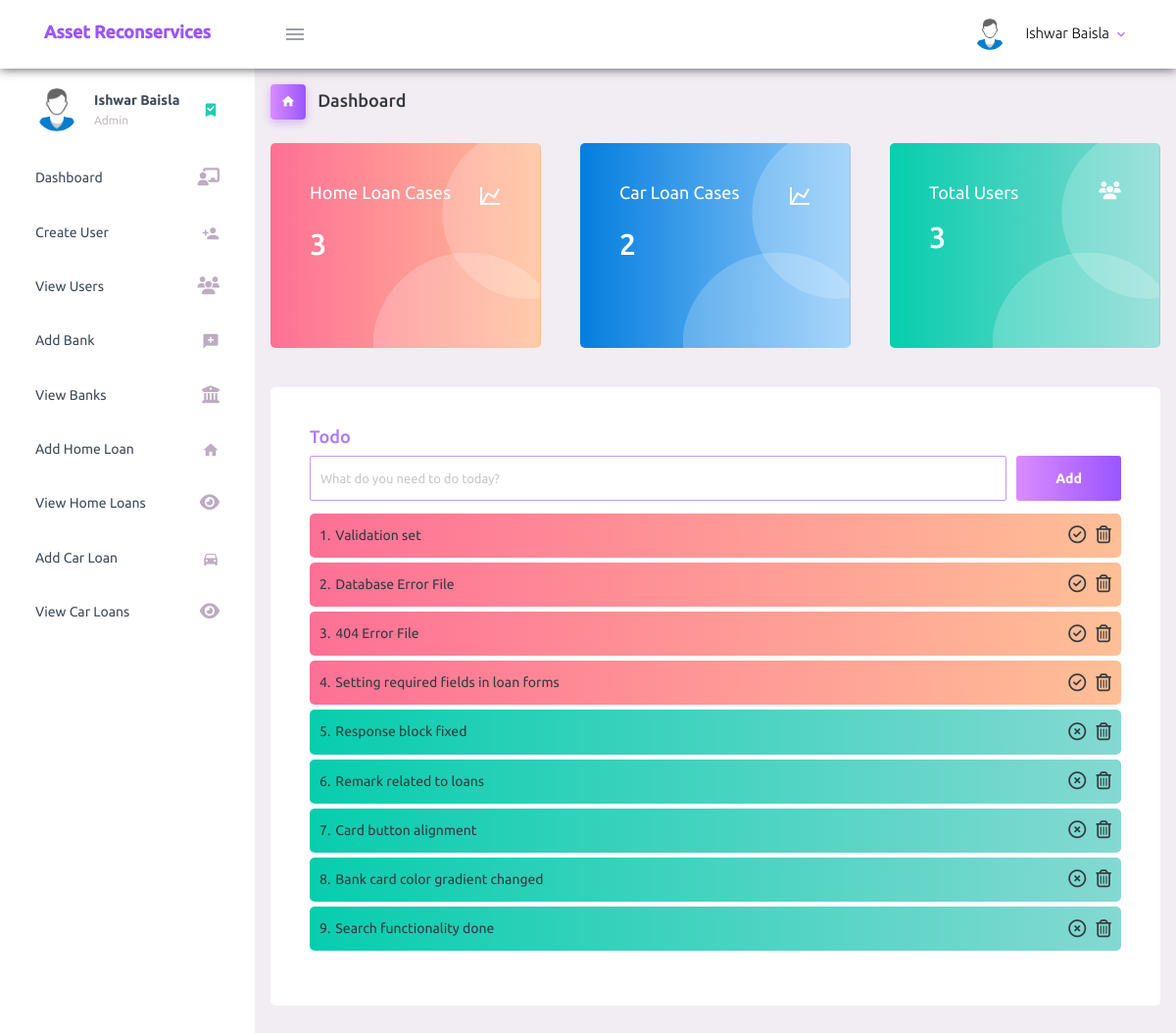
The page / (signed in) on the database as committed earlier.
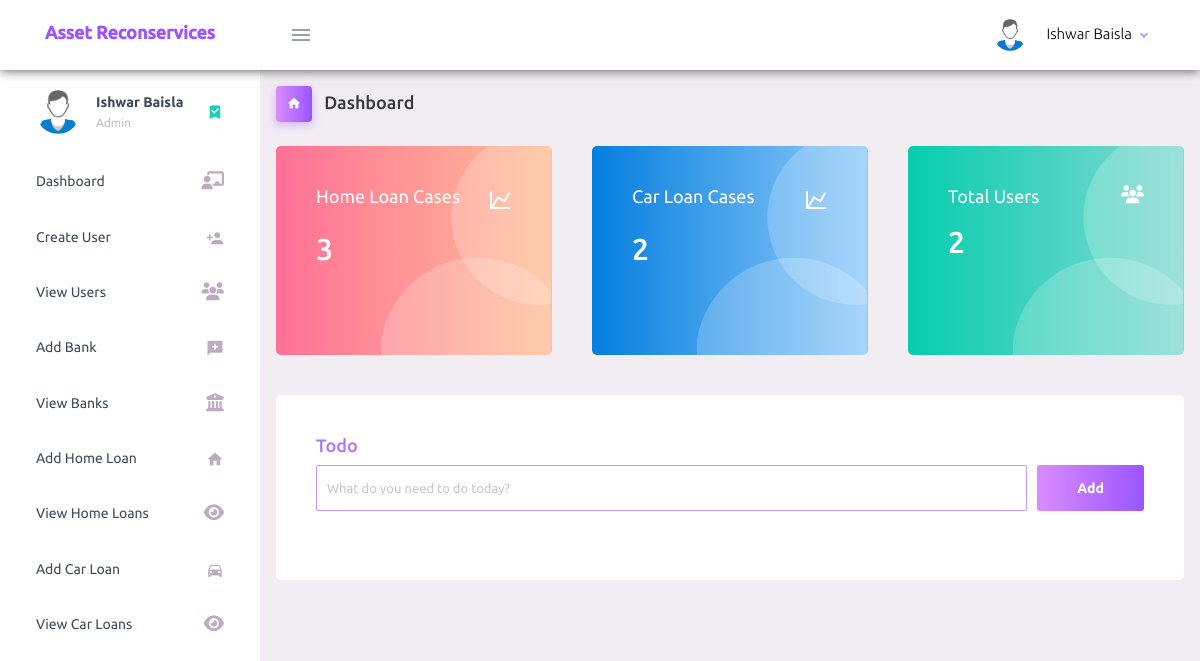
The same page on the database as committed later.
### tables this page shows
CREATE TABLE `to_do` (
  `to_do_id` int(11) NOT NULL,
  `user_id` int(11) NOT NULL,
  `to_do_work` varchar(200) NOT NULL,
  `status` tinyint(4) NOT NULL
);

### index.php (the view, shortened to what this page needs)
<?php
  require_once('connection.php');
  $sql = "SELECT user_id FROM user_registration";
  $result = $conn->query($sql);
  $total_users = $result->num_rows;
  $sql = "SELECT home_loan_cid FROM home_loan";
  $result = $conn->query($sql);
  $total_home_loan = $result->num_rows;
  $sql = "SELECT car_loan_cid FROM car_loan";
  $result = $conn->query($sql);
  $total_car_loan = $result->num_rows;
?>
<!DOCTYPE html>
<html lang="en">
  <head>
    <link rel="stylesheet" href="assets/vendors/mdi/css/materialdesignicons.min.css">
    <link rel="stylesheet" href="assets/vendors/css/vendor.bundle.base.css">
    <link rel="stylesheet" href="assets/css/style.css">
  </head>
  <body>
    <div class="container-scroller">
      <?php require 'includes/dashboard-header.php'; ?>
      <div class="container-fluid page-body-wrapper">
        <?php require 'includes/side-navigation.php'; ?>
        <div class="main-panel">
          <div class="content-wrapper">
            <div class="page-header">
              <h3 class="page-title">
                <span class="page-title-icon bg-gradient-primary text-white mr-2">
                  <i class="mdi mdi-home"></i>
                </span> Dashboard
              </h3>
            </div>
            <div class="row">
              <div class="col-md-4 stretch-card grid-margin">
                <div class="card bg-gradient-danger card-img-holder text-white">
                  <div class="card-body">
                    <img src="assets/images/dashboard/circle.svg" class="card-img-absolute" alt="circle-image" />
                    <h4 class="font-weight-normal mb-3">Home Loan Cases <i class="mdi mdi-chart-line mdi-24px float-right"></i>
                    </h4>
                    <h2 class="mb-5"><?php echo $total_home_loan; ?></h2>
                  </div>
                </div>
              </div>
              <div class="col-md-4 stretch-card grid-margin">
                <div class="card bg-gradient-info card-img-holder text-white">
                  <div class="card-body">
                    <img src="assets/images/dashboard/circle.svg" class="card-img-absolute" alt="circle-image" />
                    <h4 class="font-weight-normal mb-3">Car Loan Cases <i class="mdi mdi-chart-line mdi-24px float-right"></i>
                    </h4>
                    <h2 class="mb-5"><?php echo $total_car_loan; ?></h2>
                  </div>
                </div>
              </div>
              <div class="col-md-4 stretch-card grid-margin">
                <div class="card bg-gradient-success card-img-holder text-white">
                  <div class="card-body">
                    <img src="assets/images/dashboard/circle.svg" class="card-img-absolute" alt="circle-image" />
                    <h4 class="font-weight-normal mb-3">Total Users <i class="fas fa-users mdi-24px float-right"></i>
                    </h4>
                    <h2 class="mb-5"><?php echo $total_users; ?></h2>
                  </div>
                </div>
              </div>
              <div class="col-md-12 grid-margin stretch-card">
                <div class="card">
                  <div class="card-body">
                    <h4 class="theme-text">Todo</h4>
                    <form class="d-flex" method="POST">
                      <input style="margin-right: 10px;" type="text" id="to-do-work" class="form-control todo-list-input form-input" placeholder="What do you need to do today?">
                      <button class="add btn btn-gradient-primary font-weight-bold todo-list-add-btn" type="submit" id="add-task">Add</button>
                    </form>
                    <div class="">
                      <ul id="all-to-do-list" class="">
                        <?php
                            $sql = "SELECT * FROM to_do WHERE user_id = '$_SESSION[user_id]' ORDER BY to_do_id DESC";
                            $result = $conn->query($sql);
                            $index = 0;
                            while($row = $result->fetch_assoc()){
                              if($row['status'] == '0')
                                  $css_class = 'bg-gradient-danger';
                              if($row['status'] == '1')
                                  $css_class = 'bg-gradient-success'
                          ?>
                          <li class="<?php echo $css_class; ?>">
                              <div>
                                  <span><?php echo ($index+1).'.'; ?></span>
                                  <label><?php echo $row['to_do_work']; ?></label>
                              </div>
                              <span>
                                  <?php if($row['status'] == '0'){ ?>
                                          <i class="far fa-check-circle make-status-success"></i>
                                  <?php
                                      }
                                  ?>
                                  <?php if($row['status'] == '1'){ ?>
                                          <i class="far fa-times-circle make-status-incomplete"></i>
                                  <?php
                                      }
                                  ?>
                                  <i class="far fa-trash-alt remove-to-do-work"></i>
                              </span>
                          </li>
                          <?php
                            $index += 1;
                            }
                        ?>
                      </ul>
                    </div>
                  </div>
                </div>
              </div>
        </div>
      </div>
    </div>
  </body>
</html>

### includes/dashboard-header.php (shortened to what this page needs)
<nav class="asset-header navbar default-layout-navbar col-lg-12 col-12 p-0 fixed-top d-flex flex-row">
  <div class="text-center navbar-brand-wrapper d-flex align-items-center justify-content-center">
    <a class="navbar-brand brand-logo" href="index.php">
      <h3 class="logo-container">
        <span style=" font-size:18px;">Asset Reconservices</span>
      </h3>
    </a>
  </div>
  <div class="navbar-menu-wrapper d-flex align-items-stretch">
    <button class="navbar-toggler navbar-toggler align-self-center" type="button" data-toggle="minimize">
      <span class="mdi mdi-menu"></span>
    </button>
    <ul class="navbar-nav navbar-nav-right">
      <li class="nav-item nav-profile dropdown">
        <a class="nav-link dropdown-toggle" id="profileDropdown" href="#" data-toggle="dropdown" aria-expanded="false">
          <div class="nav-profile-img">
            <img src="assets/images/faces-clipart/pic-1.png" alt="">
          </div>
          <div class="nav-profile-text">
            <p class="mb-1 text-black"><?php echo $_SESSION['user_full_name']; ?></p>
          </div>
        </a>
      </li>
    </div>
</nav>

### includes/side-navigation.php (shortened to what this page needs)
<div class="sidebar-space-cover"></div>
<nav class="sidebar sidebar-offcanvas" id="sidebar">
  <ul class="nav">
  <li class="nav-item nav-profile">
      <a onclick="return false" href="" class="nav-link">
        <div class="nav-profile-image">
            <img src="assets/images/faces-clipart/pic-1.png" alt="">
        </div>
        <div class="nav-profile-text d-flex flex-column">
          <span class="font-weight-bold mb-2"><?php echo $_SESSION['user_full_name']; ?></span>
          <span class="text-secondary text-small">
            <?php
              $logged_in_user_role = $_SESSION['user_role'];
              if($logged_in_user_role == '2')
                echo 'Admin';
            ?>
          </span>
        </div>
        <i class="mdi mdi-bookmark-check text-success nav-profile-badge"></i>
      </a>
    </li>
    <li class="nav-item">
      <a class="nav-link" href="index.php">
        <span class="menu-title">Dashboard</span>
        <i class="fas fa-chalkboard-teacher menu-icon"></i>
      </a>
    </li>
    <?php if($logged_in_user_role == '2'){ ?>
    <li class="nav-item">
      <a class="nav-link" href="create-user.php  ">
        <span class="menu-title">Create User</span>
        <i class="mdi mdi-account-plus menu-icon"></i>
      </a>
    </li>
    <?php } ?>
    <?php if($logged_in_user_role == '2'){ ?>
    <li class="nav-item">
      <a class="nav-link" href="view-users.php  ">
        <span class="menu-title">View Users</span>
        <i class="fas fa-users menu-icon"></i>
      </a>
    </li>
    <?php } ?>
    <?php if($logged_in_user_role != '0'){ ?>
    <li class="nav-item">
      <a class="nav-link" href="add-bank.php  ">
        <span class="menu-title">Add Bank</span>
        <i class="mdi mdi-message-plus menu-icon"></i>
      </a>
    </li>
    <?php } ?>
    <?php if($logged_in_user_role != '0'){ ?>
    <li class="nav-item">
      <a class="nav-link" href="view-banks.php  ">
        <span class="menu-title">View Banks</span>
        <i class="fas fa-university menu-icon"></i>
      </a>
    </li>
    <?php } ?>
    <li class="nav-item">
      <a class="nav-link" href="home-loan.php  ">
        <span class="menu-title">Add Home Loan</span>
        <i class="mdi mdi-home menu-icon"></i>
      </a>
    </li>
    <li class="nav-item">
      <a class="nav-link" href="view-home-loans.php  ">
        <span class="menu-title">View Home Loans</span>
        <i class="fas fa-eye menu-icon"></i>
      </a>
    </li>
    <li class="nav-item">
      <a class="nav-link" href="car-loan.php  ">
        <span class="menu-title">Add Car Loan</span>
        <i class="mdi mdi-car menu-icon"></i>
      </a>
    </li>
    <li class="nav-item">
      <a class="nav-link" href="view-car-loans.php  ">
        <span class="menu-title">View Car Loans</span>
        <i class="fas fa-eye menu-icon"></i>
      </a>
    </li>
  </ul>
</nav>

Rows that differ between the two databases and show on the page:
removed to_do: to_do_work "Validation set", status 0 (drawn)
removed to_do: to_do_work "Database Error File", status 0 (drawn)
removed to_do: to_do_work "404 Error File", status 0 (drawn)
removed to_do: to_do_work "Setting required fields in loan forms", status 0 (drawn)
removed to_do: to_do_work "Response block fixed"
removed to_do: to_do_work "Remark related to loans"
removed to_do: to_do_work "Card button alignment"
removed to_do: to_do_work "Bank card color gradient changed"
removed to_do: to_do_work "Search functionality done"
Other text that changed with them:
$total_users: "3" → "2"
